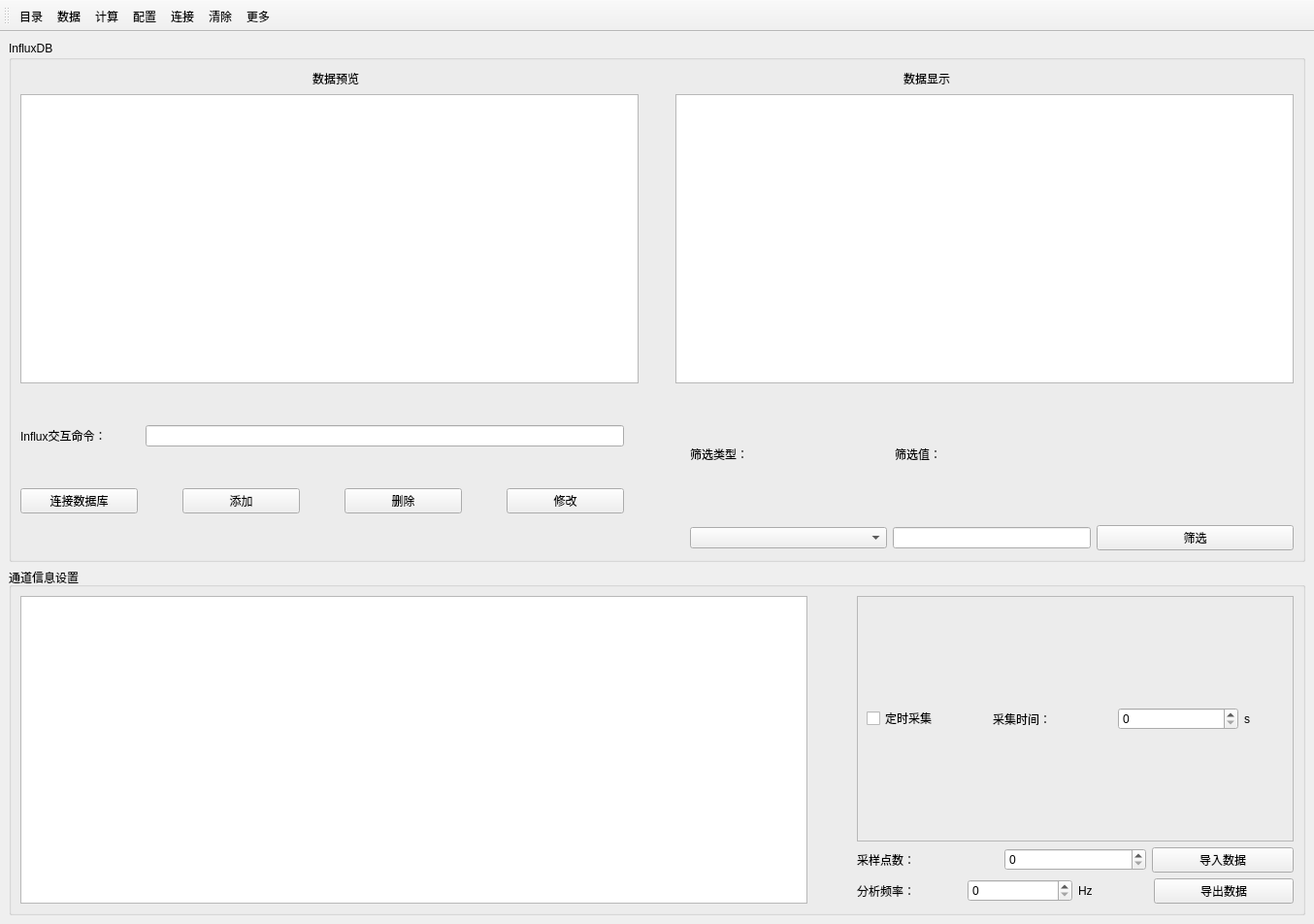
<?xml version="1.0" encoding="UTF-8"?>
<ui version="4.0">
 <class>LayerData</class>
 <widget class="QMainWindow" name="LayerData">
  <property name="geometry">
   <rect>
    <x>0</x>
    <y>0</y>
    <width>1354</width>
    <height>952</height>
   </rect>
  </property>
  <property name="windowTitle">
   <string>MainWindow</string>
  </property>
  <widget class="QWidget" name="centralwidget">
   <layout class="QVBoxLayout" name="verticalLayout" stretch="30,20">
    <item>
     <widget class="QGroupBox" name="groupBox">
      <property name="title">
       <string>InfluxDB</string>
      </property>
      <layout class="QVBoxLayout" name="verticalLayout_6" stretch="1,18,10">
       <item>
        <layout class="QHBoxLayout" name="horizontalLayout_15" stretch="3,1,5,1,3">
         <item>
          <spacer name="horizontalSpacer_15">
           <property name="orientation">
            <enum>Qt::Horizontal</enum>
           </property>
           <property name="sizeHint" stdset="0">
            <size>
             <width>40</width>
             <height>20</height>
            </size>
           </property>
          </spacer>
         </item>
         <item>
          <widget class="QLabel" name="label_10">
           <property name="text">
            <string>数据预览</string>
           </property>
          </widget>
         </item>
         <item>
          <spacer name="horizontalSpacer_16">
           <property name="orientation">
            <enum>Qt::Horizontal</enum>
           </property>
           <property name="sizeHint" stdset="0">
            <size>
             <width>40</width>
             <height>20</height>
            </size>
           </property>
          </spacer>
         </item>
         <item>
          <widget class="QLabel" name="label_11">
           <property name="text">
            <string>数据显示</string>
           </property>
          </widget>
         </item>
         <item>
          <spacer name="horizontalSpacer_17">
           <property name="orientation">
            <enum>Qt::Horizontal</enum>
           </property>
           <property name="sizeHint" stdset="0">
            <size>
             <width>40</width>
             <height>20</height>
            </size>
           </property>
          </spacer>
         </item>
        </layout>
       </item>
       <item>
        <layout class="QHBoxLayout" name="horizontalLayout_16" stretch="20,1,20">
         <item>
          <widget class="QTextEdit" name="textEdit"/>
         </item>
         <item>
          <spacer name="horizontalSpacer_20">
           <property name="orientation">
            <enum>Qt::Horizontal</enum>
           </property>
           <property name="sizeHint" stdset="0">
            <size>
             <width>40</width>
             <height>20</height>
            </size>
           </property>
          </spacer>
         </item>
         <item>
          <widget class="QChartView" name="graphicsInflux"/>
         </item>
        </layout>
       </item>
       <item>
        <layout class="QHBoxLayout" name="horizontalLayout_17" stretch="10,1,10">
         <item>
          <layout class="QVBoxLayout" name="verticalLayout_5" stretch="0,0">
           <item>
            <layout class="QHBoxLayout" name="horizontalLayout_14" stretch="1,4">
             <item>
              <widget class="QLabel" name="label_3">
               <property name="text">
                <string>Influx交互命令：</string>
               </property>
              </widget>
             </item>
             <item>
              <widget class="QLineEdit" name="lineEdit_4"/>
             </item>
            </layout>
           </item>
           <item>
            <layout class="QHBoxLayout" name="horizontalLayout_13" stretch="3,1,3,1,3,1,3">
             <item>
              <widget class="QPushButton" name="pushButton_8">
               <property name="sizePolicy">
                <sizepolicy hsizetype="Minimum" vsizetype="Fixed">
                 <horstretch>0</horstretch>
                 <verstretch>0</verstretch>
                </sizepolicy>
               </property>
               <property name="minimumSize">
                <size>
                 <width>0</width>
                 <height>0</height>
                </size>
               </property>
               <property name="text">
                <string>连接数据库</string>
               </property>
              </widget>
             </item>
             <item>
              <spacer name="horizontalSpacer_12">
               <property name="orientation">
                <enum>Qt::Horizontal</enum>
               </property>
               <property name="sizeHint" stdset="0">
                <size>
                 <width>13</width>
                 <height>20</height>
                </size>
               </property>
              </spacer>
             </item>
             <item>
              <widget class="QPushButton" name="pushButton_9">
               <property name="sizePolicy">
                <sizepolicy hsizetype="Minimum" vsizetype="Fixed">
                 <horstretch>0</horstretch>
                 <verstretch>0</verstretch>
                </sizepolicy>
               </property>
               <property name="minimumSize">
                <size>
                 <width>0</width>
                 <height>0</height>
                </size>
               </property>
               <property name="text">
                <string>添加</string>
               </property>
              </widget>
             </item>
             <item>
              <spacer name="horizontalSpacer_13">
               <property name="orientation">
                <enum>Qt::Horizontal</enum>
               </property>
               <property name="sizeHint" stdset="0">
                <size>
                 <width>13</width>
                 <height>20</height>
                </size>
               </property>
              </spacer>
             </item>
             <item>
              <widget class="QPushButton" name="pushButton_10">
               <property name="sizePolicy">
                <sizepolicy hsizetype="Minimum" vsizetype="Fixed">
                 <horstretch>0</horstretch>
                 <verstretch>0</verstretch>
                </sizepolicy>
               </property>
               <property name="minimumSize">
                <size>
                 <width>0</width>
                 <height>0</height>
                </size>
               </property>
               <property name="text">
                <string>删除</string>
               </property>
              </widget>
             </item>
             <item>
              <spacer name="horizontalSpacer_14">
               <property name="orientation">
                <enum>Qt::Horizontal</enum>
               </property>
               <property name="sizeHint" stdset="0">
                <size>
                 <width>13</width>
                 <height>20</height>
                </size>
               </property>
              </spacer>
             </item>
             <item>
              <widget class="QPushButton" name="pushButton_13">
               <property name="sizePolicy">
                <sizepolicy hsizetype="Minimum" vsizetype="Fixed">
                 <horstretch>0</horstretch>
                 <verstretch>0</verstretch>
                </sizepolicy>
               </property>
               <property name="minimumSize">
                <size>
                 <width>0</width>
                 <height>0</height>
                </size>
               </property>
               <property name="text">
                <string>修改</string>
               </property>
              </widget>
             </item>
            </layout>
           </item>
          </layout>
         </item>
         <item>
          <spacer name="horizontalSpacer_18">
           <property name="orientation">
            <enum>Qt::Horizontal</enum>
           </property>
           <property name="sizeHint" stdset="0">
            <size>
             <width>40</width>
             <height>20</height>
            </size>
           </property>
          </spacer>
         </item>
         <item>
          <layout class="QVBoxLayout" name="verticalLayout_4" stretch="1,1">
           <item>
            <layout class="QHBoxLayout" name="horizontalLayout_11" stretch="1,1,1">
             <item>
              <widget class="QLabel" name="label_12">
               <property name="text">
                <string>筛选类型：</string>
               </property>
              </widget>
             </item>
             <item>
              <widget class="QLabel" name="label_13">
               <property name="text">
                <string>筛选值：</string>
               </property>
              </widget>
             </item>
             <item>
              <spacer name="horizontalSpacer_11">
               <property name="orientation">
                <enum>Qt::Horizontal</enum>
               </property>
               <property name="sizeHint" stdset="0">
                <size>
                 <width>40</width>
                 <height>20</height>
                </size>
               </property>
              </spacer>
             </item>
            </layout>
           </item>
           <item>
            <layout class="QHBoxLayout" name="horizontalLayout_12" stretch="1,1,1">
             <item>
              <widget class="QComboBox" name="comboBox_2"/>
             </item>
             <item>
              <widget class="QLineEdit" name="lineEdit_5"/>
             </item>
             <item>
              <widget class="QPushButton" name="pushButton_14">
               <property name="sizePolicy">
                <sizepolicy hsizetype="Minimum" vsizetype="Fixed">
                 <horstretch>0</horstretch>
                 <verstretch>0</verstretch>
                </sizepolicy>
               </property>
               <property name="minimumSize">
                <size>
                 <width>0</width>
                 <height>0</height>
                </size>
               </property>
               <property name="text">
                <string>筛选</string>
               </property>
              </widget>
             </item>
            </layout>
           </item>
          </layout>
         </item>
        </layout>
       </item>
      </layout>
     </widget>
    </item>
    <item>
     <widget class="QGroupBox" name="groupBox_2">
      <property name="title">
       <string>通道信息设置</string>
      </property>
      <layout class="QHBoxLayout" name="horizontalLayout_10" stretch="18,1,10">
       <item>
        <widget class="QTableWidget" name="ChannelWidget"/>
       </item>
       <item>
        <spacer name="horizontalSpacer_19">
         <property name="orientation">
          <enum>Qt::Horizontal</enum>
         </property>
         <property name="sizeHint" stdset="0">
          <size>
           <width>42</width>
           <height>20</height>
          </size>
         </property>
        </spacer>
       </item>
       <item>
        <layout class="QVBoxLayout" name="verticalLayout_3" stretch="1,1,1">
         <item>
          <widget class="QFrame" name="frame">
           <property name="frameShape">
            <enum>QFrame::StyledPanel</enum>
           </property>
           <property name="frameShadow">
            <enum>QFrame::Raised</enum>
           </property>
           <layout class="QHBoxLayout" name="horizontalLayout_7" stretch="3,3,3,1">
            <item>
             <widget class="QCheckBox" name="checkBox">
              <property name="text">
               <string>定时采集</string>
              </property>
             </widget>
            </item>
            <item>
             <widget class="QLabel" name="label_16">
              <property name="text">
               <string>采集时间：</string>
              </property>
             </widget>
            </item>
            <item>
             <widget class="QSpinBox" name="spinBox_3"/>
            </item>
            <item>
             <widget class="QLabel" name="label_17">
              <property name="text">
               <string>s</string>
              </property>
             </widget>
            </item>
           </layout>
          </widget>
         </item>
         <item>
          <layout class="QHBoxLayout" name="horizontalLayout_8" stretch="1,1,1">
           <item>
            <widget class="QLabel" name="label_4">
             <property name="text">
              <string>采样点数：</string>
             </property>
            </widget>
           </item>
           <item>
            <widget class="QSpinBox" name="spinBox_2"/>
           </item>
           <item>
            <widget class="QPushButton" name="pushButton_15">
             <property name="sizePolicy">
              <sizepolicy hsizetype="Minimum" vsizetype="Fixed">
               <horstretch>0</horstretch>
               <verstretch>0</verstretch>
              </sizepolicy>
             </property>
             <property name="minimumSize">
              <size>
               <width>0</width>
               <height>0</height>
              </size>
             </property>
             <property name="text">
              <string>导入数据</string>
             </property>
            </widget>
           </item>
          </layout>
         </item>
         <item>
          <layout class="QHBoxLayout" name="horizontalLayout_9" stretch="3,3,1,1,4">
           <item>
            <widget class="QLabel" name="label_5">
             <property name="text">
              <string>分析频率：</string>
             </property>
            </widget>
           </item>
           <item>
            <widget class="QSpinBox" name="spinBox"/>
           </item>
           <item>
            <widget class="QLabel" name="label_6">
             <property name="text">
              <string>Hz</string>
             </property>
            </widget>
           </item>
           <item>
            <spacer name="horizontalSpacer_10">
             <property name="orientation">
              <enum>Qt::Horizontal</enum>
             </property>
             <property name="sizeHint" stdset="0">
              <size>
               <width>28</width>
               <height>20</height>
              </size>
             </property>
            </spacer>
           </item>
           <item>
            <widget class="QPushButton" name="pushButton_16">
             <property name="sizePolicy">
              <sizepolicy hsizetype="Minimum" vsizetype="Fixed">
               <horstretch>0</horstretch>
               <verstretch>0</verstretch>
              </sizepolicy>
             </property>
             <property name="minimumSize">
              <size>
               <width>0</width>
               <height>0</height>
              </size>
             </property>
             <property name="text">
              <string>导出数据</string>
             </property>
            </widget>
           </item>
          </layout>
         </item>
        </layout>
       </item>
      </layout>
     </widget>
    </item>
   </layout>
  </widget>
  <widget class="QToolBar" name="toolBar">
   <property name="windowTitle">
    <string>toolBar</string>
   </property>
   <property name="iconSize">
    <size>
     <width>60</width>
     <height>36</height>
    </size>
   </property>
   <property name="toolButtonStyle">
    <enum>Qt::ToolButtonTextUnderIcon</enum>
   </property>
   <attribute name="toolBarArea">
    <enum>TopToolBarArea</enum>
   </attribute>
   <attribute name="toolBarBreak">
    <bool>false</bool>
   </attribute>
   <addaction name="home"/>
   <addaction name="data"/>
   <addaction name="compute"/>
   <addaction name="config"/>
   <addaction name="connect"/>
   <addaction name="clean"/>
   <addaction name="more"/>
  </widget>
  <action name="clean">
   <property name="icon">
    <iconset resource="../res/main.qrc">
     <normaloff>:/logo/33.png</normaloff>:/logo/33.png</iconset>
   </property>
   <property name="text">
    <string>清除</string>
   </property>
   <property name="toolTip">
    <string>清除</string>
   </property>
  </action>
  <action name="home">
   <property name="icon">
    <iconset resource="../res/main.qrc">
     <normaloff>:/logo/24.png</normaloff>:/logo/24.png</iconset>
   </property>
   <property name="text">
    <string>目录</string>
   </property>
   <property name="toolTip">
    <string>目录</string>
   </property>
  </action>
  <action name="connect">
   <property name="icon">
    <iconset resource="../res/main.qrc">
     <normaloff>:/logo/8.png</normaloff>:/logo/8.png</iconset>
   </property>
   <property name="text">
    <string>连接</string>
   </property>
   <property name="toolTip">
    <string>连接</string>
   </property>
  </action>
  <action name="setting">
   <property name="icon">
    <iconset resource="../res/main.qrc">
     <normaloff>:/logo/3.png</normaloff>:/logo/3.png</iconset>
   </property>
   <property name="text">
    <string>设置</string>
   </property>
   <property name="toolTip">
    <string>设置</string>
   </property>
  </action>
  <action name="monitor">
   <property name="icon">
    <iconset resource="../res/main.qrc">
     <normaloff>:/logo/13.png</normaloff>:/logo/13.png</iconset>
   </property>
   <property name="text">
    <string>监测</string>
   </property>
   <property name="toolTip">
    <string>监测</string>
   </property>
  </action>
  <action name="data">
   <property name="icon">
    <iconset resource="../res/main.qrc">
     <normaloff>:/logo/15.png</normaloff>:/logo/15.png</iconset>
   </property>
   <property name="text">
    <string>数据</string>
   </property>
   <property name="toolTip">
    <string>数据</string>
   </property>
  </action>
  <action name="more">
   <property name="icon">
    <iconset resource="../res/main.qrc">
     <normaloff>:/logo/28.png</normaloff>:/logo/28.png</iconset>
   </property>
   <property name="text">
    <string>更多</string>
   </property>
   <property name="toolTip">
    <string>更多</string>
   </property>
  </action>
  <action name="model">
   <property name="icon">
    <iconset resource="../res/main.qrc">
     <normaloff>:/logo/32.png</normaloff>:/logo/32.png</iconset>
   </property>
   <property name="text">
    <string>模型</string>
   </property>
   <property name="toolTip">
    <string>模型</string>
   </property>
  </action>
  <action name="analysis">
   <property name="icon">
    <iconset resource="../res/main.qrc">
     <normaloff>:/logo/9.png</normaloff>:/logo/9.png</iconset>
   </property>
   <property name="text">
    <string>分析</string>
   </property>
   <property name="toolTip">
    <string>分析</string>
   </property>
  </action>
  <action name="compute">
   <property name="icon">
    <iconset resource="../res/main.qrc">
     <normaloff>:/logo/16.png</normaloff>:/logo/16.png</iconset>
   </property>
   <property name="text">
    <string>计算</string>
   </property>
   <property name="toolTip">
    <string>计算</string>
   </property>
  </action>
  <action name="config">
   <property name="icon">
    <iconset resource="../res/main.qrc">
     <normaloff>:/logo/6.png</normaloff>:/logo/6.png</iconset>
   </property>
   <property name="text">
    <string>配置</string>
   </property>
   <property name="toolTip">
    <string>配置</string>
   </property>
  </action>
 </widget>
 <customwidgets>
  <customwidget>
   <class>QChartView</class>
   <extends>QGraphicsView</extends>
   <header>qchartview.h</header>
  </customwidget>
 </customwidgets>
 <resources>
  <include location="../res/main.qrc"/>
 </resources>
 <connections/>
</ui>
